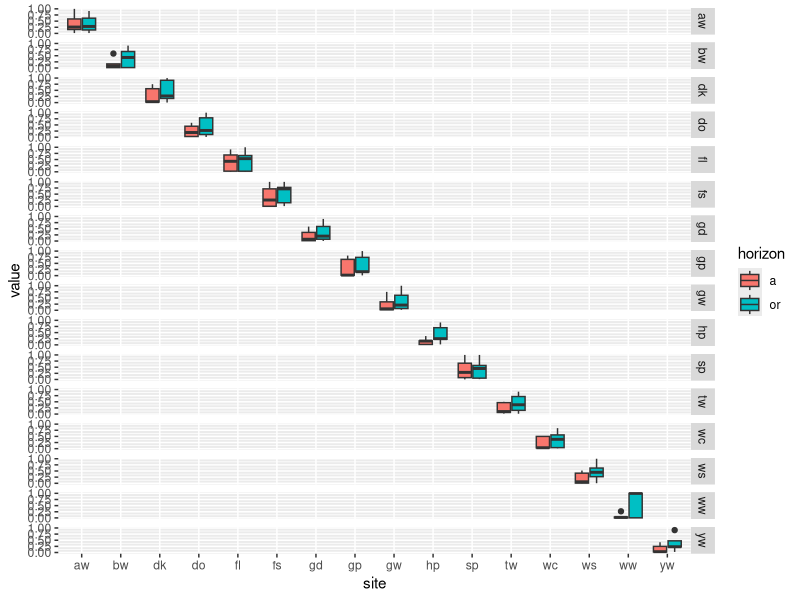
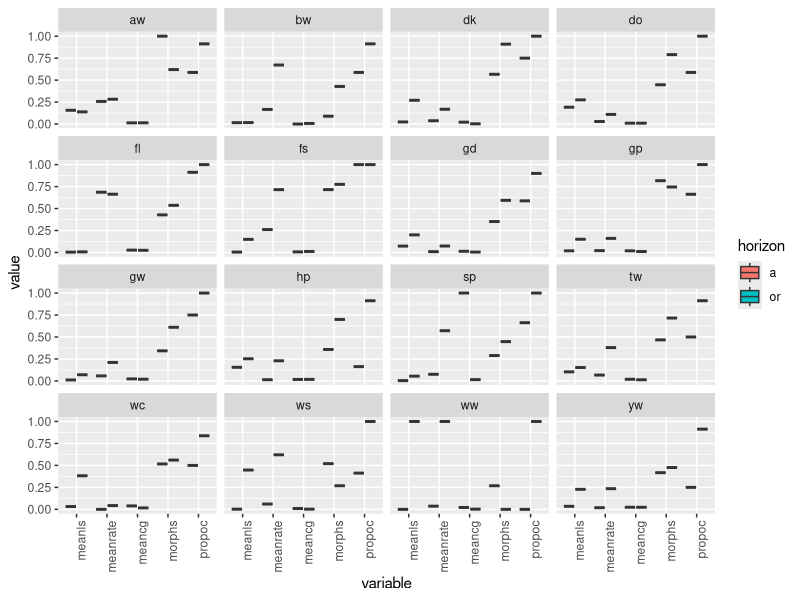

R code for these plots, in order:
#look at mycors in Or and A from lab observations
setwd("C:/dev/code/Reading/Woods2019/Code")
#get data
library(ggplot2)
library(dplyr)
library(tidyr)
library(data.table)
library(reshape)
data = read.csv("../data/labdatalong.csv", header = TRUE, stringsAsFactors = FALSE)

#coming in with weird colnames, no idea why
colnames(data) = c("site","meanls","meanrate","meancg", "morphs","propoc","horizon")

#may as well remove bd,ll and lw
removed = data[-c(2,12,13,21,31,32),]

#normalise so can compare in boxplots
normalize <- function(x) {
  return ((x - min(x, na.rm = TRUE)) / (max(x, na.rm = TRUE) - min(x, na.rm = TRUE)))
}
 

normdata = as.data.frame(apply(removed[c(2:6)],2,normalize))

#STICK SITE AND HORIZON BACK ON
normdata[c('horizon','site')] = removed[c('horizon','site')]


melted = melt(normdata)
ggplot(melted, aes(x = site, y = value))+
  geom_boxplot(aes(fill = horizon))+
  facet_grid(rows = vars(site))

ggplot(melted, aes(x = variable, y = value))+
  geom_boxplot(aes(fill = horizon))+
  facet_wrap(vars(site))+
  theme(axis.text.x = element_text(angle = 90, hjust = 1))
